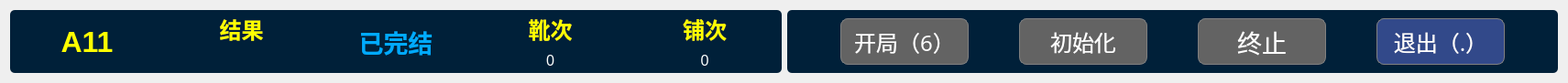
   <widget class="QWidget" name="layoutWidget">
    <property name="geometry">
     <rect>
      <x>20</x>
      <y>10</y>
      <width>1711</width>
      <height>81</height>
     </rect>
    </property>
    <layout class="QGridLayout" name="gridLayout">
     <property name="sizeConstraint">
      <enum>QLayout::SetMinAndMaxSize</enum>
     </property>
     <item row="0" column="1">
      <widget class="QGroupBox" name="groupBox_2">
       <property name="styleSheet">
        <string notr="true">border-radius:5px;
background-color: rgb(0,32, 57);
</string>
       </property>
       <property name="title">
        <string/>
       </property>
       <layout class="QGridLayout" name="gridLayout_2">
        <item row="0" column="2">
         <widget class="QPushButton" name="pu_end">
          <property name="enabled">
           <bool>false</bool>
          </property>
          <property name="maximumSize">
           <size>
            <width>140</width>
            <height>60</height>
           </size>
          </property>
          <property name="font">
           <font>
            <family>方正粗黑宋简体</family>
            <pointsize>20</pointsize>
           </font>
          </property>
          <property name="styleSheet">
           <string notr="true">QPushButton{color: rgb(255, 255, 255);background:rgb(50, 73, 138);border:1px solid grey; border-radius: 8px;}
QPushButton:hover{border-color:rgb(139,170,105)}
QPushButton:pressed{border-color:gray;background-color:rgb(54, 65, 97);}
QPushButton:disabled{border-color:gray;background-color: rgb(99, 99, 99);
}</string>
          </property>
          <property name="text">
           <string>终止</string>
          </property>
         </widget>
        </item>
        <item row="0" column="1">
         <widget class="QPushButton" name="pu_init">
          <property name="enabled">
           <bool>false</bool>
          </property>
          <property name="minimumSize">
           <size>
            <width>120</width>
            <height>51</height>
           </size>
          </property>
          <property name="maximumSize">
           <size>
            <width>140</width>
            <height>60</height>
           </size>
          </property>
          <property name="font">
           <font>
            <family>方正粗黑宋简体</family>
            <pointsize>18</pointsize>
            <weight>50</weight>
            <bold>false</bold>
           </font>
          </property>
          <property name="styleSheet">
           <string notr="true">QPushButton{color: rgb(255, 255, 255);background:rgb(50, 73, 138);border:1px solid grey; border-radius: 8px;}
QPushButton:hover{border-color:rgb(139,170,105)}
QPushButton:pressed{border-color:gray;background-color:rgb(54, 65, 97);}
QPushButton:disabled{border-color:gray;background-color: rgb(99, 99, 99);
}</string>
          </property>
          <property name="text">
           <string>初始化</string>
          </property>
         </widget>
        </item>
        <item row="0" column="0">
         <widget class="QPushButton" name="pu_start">
          <property name="enabled">
           <bool>false</bool>
          </property>
          <property name="minimumSize">
           <size>
            <width>120</width>
            <height>51</height>
           </size>
          </property>
          <property name="maximumSize">
           <size>
            <width>140</width>
            <height>60</height>
           </size>
          </property>
          <property name="font">
           <font>
            <family>方正粗黑宋简体</family>
            <pointsize>18</pointsize>
           </font>
          </property>
          <property name="styleSheet">
           <string notr="true">QPushButton{color: rgb(255, 255, 255);background:rgb(50, 73, 138);border:1px solid grey; border-radius: 8px;}
QPushButton:hover{border-color:rgb(139,170,105)}
QPushButton:pressed{border-color:gray;background-color:rgb(54, 65, 97);}
QPushButton:disabled{border-color:gray;background-color: rgb(99, 99, 99);
}</string>
          </property>
          <property name="text">
           <string>开局（6）</string>
          </property>
          <property name="shortcut">
           <string>6</string>
          </property>
          <property name="checkable">
           <bool>true</bool>
          </property>
          <property name="checked">
           <bool>false</bool>
          </property>
          <property name="autoRepeat">
           <bool>false</bool>
          </property>
         </widget>
        </item>
        <item row="0" column="3">
         <widget class="QPushButton" name="pu_exit">
          <property name="enabled">
           <bool>true</bool>
          </property>
          <property name="minimumSize">
           <size>
            <width>120</width>
            <height>51</height>
           </size>
          </property>
          <property name="maximumSize">
           <size>
            <width>140</width>
            <height>60</height>
           </size>
          </property>
          <property name="font">
           <font>
            <family>方正粗黑宋简体</family>
            <pointsize>18</pointsize>
            <weight>50</weight>
            <bold>false</bold>
           </font>
          </property>
          <property name="styleSheet">
           <string notr="true">QPushButton{color: rgb(255, 255, 255);background:rgb(50, 73, 138);border:1px solid grey; border-radius: 8px;}
QPushButton:hover{border-color:rgb(139,170,105)}
QPushButton:pressed{border-color:gray;background-color:rgb(54, 65, 97);}
QPushButton:disabled{border-color:gray;background-color: rgb(99, 99, 99);
}</string>
          </property>
          <property name="text">
           <string>退出（.）</string>
          </property>
          <property name="shortcut">
           <string>.</string>
          </property>
         </widget>
        </item>
       </layout>
      </widget>
     </item>
     <item row="0" column="0">
      <widget class="QGroupBox" name="groupBox">
       <property name="minimumSize">
        <size>
         <width>632</width>
         <height>69</height>
        </size>
       </property>
       <property name="palette">
        <palette>
         <active>
          <colorrole role="WindowText">
           <brush brushstyle="SolidPattern">
            <color alpha="255">
             <red>0</red>
             <green>0</green>
             <blue>0</blue>
            </color>
           </brush>
          </colorrole>
          <colorrole role="Button">
           <brush brushstyle="SolidPattern">
            <color alpha="255">
             <red>0</red>
             <green>32</green>
             <blue>57</blue>
            </color>
           </brush>
          </colorrole>
          <colorrole role="Light">
           <brush brushstyle="SolidPattern">
            <color alpha="255">
             <red>127</red>
             <green>170</green>
             <blue>255</blue>
            </color>
           </brush>
          </colorrole>
          <colorrole role="Midlight">
           <brush brushstyle="SolidPattern">
            <color alpha="255">
             <red>63</red>
             <green>127</green>
             <blue>255</blue>
            </color>
           </brush>
          </colorrole>
          <colorrole role="Dark">
           <brush brushstyle="SolidPattern">
            <color alpha="255">
             <red>0</red>
             <green>42</green>
             <blue>127</blue>
            </color>
           </brush>
          </colorrole>
          <colorrole role="Mid">
           <brush brushstyle="SolidPattern">
            <color alpha="255">
             <red>0</red>
             <green>56</green>
             <blue>170</blue>
            </color>
           </brush>
          </colorrole>
          <colorrole role="Text">
           <brush brushstyle="SolidPattern">
            <color alpha="255">
             <red>0</red>
             <green>0</green>
             <blue>0</blue>
            </color>
           </brush>
          </colorrole>
          <colorrole role="BrightText">
           <brush brushstyle="SolidPattern">
            <color alpha="255">
             <red>255</red>
             <green>255</green>
             <blue>255</blue>
            </color>
           </brush>
          </colorrole>
          <colorrole role="ButtonText">
           <brush brushstyle="SolidPattern">
            <color alpha="255">
             <red>0</red>
             <green>0</green>
             <blue>0</blue>
            </color>
           </brush>
          </colorrole>
          <colorrole role="Base">
           <brush brushstyle="SolidPattern">
            <color alpha="255">
             <red>0</red>
             <green>32</green>
             <blue>57</blue>
            </color>
           </brush>
          </colorrole>
          <colorrole role="Window">
           <brush brushstyle="SolidPattern">
            <color alpha="255">
             <red>0</red>
             <green>32</green>
             <blue>57</blue>
            </color>
           </brush>
          </colorrole>
          <colorrole role="Shadow">
           <brush brushstyle="SolidPattern">
            <color alpha="255">
             <red>0</red>
             <green>0</green>
             <blue>0</blue>
            </color>
           </brush>
          </colorrole>
          <colorrole role="AlternateBase">
           <brush brushstyle="SolidPattern">
            <color alpha="255">
             <red>127</red>
             <green>170</green>
             <blue>255</blue>
            </color>
           </brush>
          </colorrole>
          <colorrole role="ToolTipBase">
           <brush brushstyle="SolidPattern">
            <color alpha="255">
             <red>255</red>
             <green>255</green>
             <blue>220</blue>
            </color>
           </brush>
          </colorrole>
          <colorrole role="ToolTipText">
           <brush brushstyle="SolidPattern">
            <color alpha="255">
             <red>0</red>
             <green>0</green>
             <blue>0</blue>
            </color>
           </brush>
          </colorrole>
          <colorrole role="PlaceholderText">
           <brush brushstyle="SolidPattern">
            <color alpha="128">
             <red>0</red>
             <green>0</green>
             <blue>0</blue>
            </color>
           </brush>
          </colorrole>
         </active>
         <inactive>
          <colorrole role="WindowText">
           <brush brushstyle="SolidPattern">
            <color alpha="255">
             <red>0</red>
             <green>0</green>
             <blue>0</blue>
            </color>
           </brush>
          </colorrole>
          <colorrole role="Button">
           <brush brushstyle="SolidPattern">
            <color alpha="255">
             <red>0</red>
             <green>32</green>
             <blue>57</blue>
            </color>
           </brush>
          </colorrole>
          <colorrole role="Light">
           <brush brushstyle="SolidPattern">
            <color alpha="255">
             <red>127</red>
             <green>170</green>
             <blue>255</blue>
            </color>
           </brush>
          </colorrole>
          <colorrole role="Midlight">
           <brush brushstyle="SolidPattern">
            <color alpha="255">
             <red>63</red>
             <green>127</green>
             <blue>255</blue>
            </color>
           </brush>
          </colorrole>
          <colorrole role="Dark">
           <brush brushstyle="SolidPattern">
            <color alpha="255">
             <red>0</red>
             <green>42</green>
             <blue>127</blue>
            </color>
           </brush>
          </colorrole>
          <colorrole role="Mid">
           <brush brushstyle="SolidPattern">
            <color alpha="255">
             <red>0</red>
             <green>56</green>
             <blue>170</blue>
            </color>
           </brush>
          </colorrole>
          <colorrole role="Text">
           <brush brushstyle="SolidPattern">
            <color alpha="255">
             <red>0</red>
             <green>0</green>
             <blue>0</blue>
            </color>
           </brush>
          </colorrole>
          <colorrole role="BrightText">
           <brush brushstyle="SolidPattern">
            <color alpha="255">
             <red>255</red>
             <green>255</green>
             <blue>255</blue>
            </color>
           </brush>
          </colorrole>
          <colorrole role="ButtonText">
           <brush brushstyle="SolidPattern">
            <color alpha="255">
             <red>0</red>
             <green>0</green>
             <blue>0</blue>
            </color>
           </brush>
          </colorrole>
          <colorrole role="Base">
           <brush brushstyle="SolidPattern">
            <color alpha="255">
             <red>0</red>
             <green>32</green>
             <blue>57</blue>
            </color>
           </brush>
          </colorrole>
          <colorrole role="Window">
           <brush brushstyle="SolidPattern">
            <color alpha="255">
             <red>0</red>
             <green>32</green>
             <blue>57</blue>
            </color>
           </brush>
          </colorrole>
          <colorrole role="Shadow">
           <brush brushstyle="SolidPattern">
            <color alpha="255">
             <red>0</red>
             <green>0</green>
             <blue>0</blue>
            </color>
           </brush>
          </colorrole>
          <colorrole role="AlternateBase">
           <brush brushstyle="SolidPattern">
            <color alpha="255">
             <red>127</red>
             <green>170</green>
             <blue>255</blue>
            </color>
           </brush>
          </colorrole>
          <colorrole role="ToolTipBase">
           <brush brushstyle="SolidPattern">
            <color alpha="255">
             <red>255</red>
             <green>255</green>
             <blue>220</blue>
            </color>
           </brush>
          </colorrole>
          <colorrole role="ToolTipText">
           <brush brushstyle="SolidPattern">
            <color alpha="255">
             <red>0</red>
             <green>0</green>
             <blue>0</blue>
            </color>
           </brush>
          </colorrole>
          <colorrole role="PlaceholderText">
           <brush brushstyle="SolidPattern">
            <color alpha="128">
             <red>0</red>
             <green>0</green>
             <blue>0</blue>
            </color>
           </brush>
          </colorrole>
         </inactive>
         <disabled>
          <colorrole role="WindowText">
           <brush brushstyle="SolidPattern">
            <color alpha="255">
             <red>0</red>
             <green>42</green>
             <blue>127</blue>
            </color>
           </brush>
          </colorrole>
          <colorrole role="Button">
           <brush brushstyle="SolidPattern">
            <color alpha="255">
             <red>0</red>
             <green>32</green>
             <blue>57</blue>
            </color>
           </brush>
          </colorrole>
          <colorrole role="Light">
           <brush brushstyle="SolidPattern">
            <color alpha="255">
             <red>127</red>
             <green>170</green>
             <blue>255</blue>
            </color>
           </brush>
          </colorrole>
          <colorrole role="Midlight">
           <brush brushstyle="SolidPattern">
            <color alpha="255">
             <red>63</red>
             <green>127</green>
             <blue>255</blue>
            </color>
           </brush>
          </colorrole>
          <colorrole role="Dark">
           <brush brushstyle="SolidPattern">
            <color alpha="255">
             <red>0</red>
             <green>42</green>
             <blue>127</blue>
            </color>
           </brush>
          </colorrole>
          <colorrole role="Mid">
           <brush brushstyle="SolidPattern">
            <color alpha="255">
             <red>0</red>
             <green>56</green>
             <blue>170</blue>
            </color>
           </brush>
          </colorrole>
          <colorrole role="Text">
           <brush brushstyle="SolidPattern">
            <color alpha="255">
             <red>0</red>
             <green>42</green>
             <blue>127</blue>
            </color>
           </brush>
          </colorrole>
          <colorrole role="BrightText">
           <brush brushstyle="SolidPattern">
            <color alpha="255">
             <red>255</red>
             <green>255</green>
             <blue>255</blue>
            </color>
           </brush>
          </colorrole>
          <colorrole role="ButtonText">
           <brush brushstyle="SolidPattern">
            <color alpha="255">
             <red>0</red>
             <green>42</green>
             <blue>127</blue>
            </color>
           </brush>
          </colorrole>
          <colorrole role="Base">
           <brush brushstyle="SolidPattern">
            <color alpha="255">
             <red>0</red>
             <green>32</green>
             <blue>57</blue>
            </color>
           </brush>
          </colorrole>
          <colorrole role="Window">
           <brush brushstyle="SolidPattern">
            <color alpha="255">
             <red>0</red>
             <green>32</green>
             <blue>57</blue>
            </color>
           </brush>
          </colorrole>
          <colorrole role="Shadow">
           <brush brushstyle="SolidPattern">
            <color alpha="255">
             <red>0</red>
             <green>0</green>
             <blue>0</blue>
            </color>
           </brush>
          </colorrole>
          <colorrole role="AlternateBase">
           <brush brushstyle="SolidPattern">
            <color alpha="255">
             <red>0</red>
             <green>85</green>
             <blue>255</blue>
            </color>
           </brush>
          </colorrole>
          <colorrole role="ToolTipBase">
           <brush brushstyle="SolidPattern">
            <color alpha="255">
             <red>255</red>
             <green>255</green>
             <blue>220</blue>
            </color>
           </brush>
          </colorrole>
          <colorrole role="ToolTipText">
           <brush brushstyle="SolidPattern">
            <color alpha="255">
             <red>0</red>
             <green>0</green>
             <blue>0</blue>
            </color>
           </brush>
          </colorrole>
          <colorrole role="PlaceholderText">
           <brush brushstyle="SolidPattern">
            <color alpha="128">
             <red>0</red>
             <green>0</green>
             <blue>0</blue>
            </color>
           </brush>
          </colorrole>
         </disabled>
        </palette>
       </property>
       <property name="layoutDirection">
        <enum>Qt::LeftToRight</enum>
       </property>
       <property name="autoFillBackground">
        <bool>false</bool>
       </property>
       <property name="styleSheet">
        <string notr="true">border-radius:5px;
background-color: rgb(0,32, 57);
</string>
       </property>
       <property name="title">
        <string/>
       </property>
       <property name="alignment">
        <set>Qt::AlignCenter</set>
       </property>
       <layout class="QGridLayout" name="gridLayout_3">
        <property name="leftMargin">
         <number>3</number>
        </property>
        <property name="topMargin">
         <number>3</number>
        </property>
        <property name="rightMargin">
         <number>3</number>
        </property>
        <property name="bottomMargin">
         <number>3</number>
        </property>
        <item row="0" column="0">
         <widget class="QLabel" name="desk_num">
          <property name="maximumSize">
           <size>
            <width>16777215</width>
            <height>73</height>
           </size>
          </property>
          <property name="palette">
           <palette>
            <active>
             <colorrole role="WindowText">
              <brush brushstyle="SolidPattern">
               <color alpha="255">
                <red>255</red>
                <green>255</green>
                <blue>0</blue>
               </color>
              </brush>
             </colorrole>
             <colorrole role="Button">
              <brush brushstyle="SolidPattern">
               <color alpha="255">
                <red>0</red>
                <green>32</green>
                <blue>57</blue>
               </color>
              </brush>
             </colorrole>
             <colorrole role="Base">
              <brush brushstyle="SolidPattern">
               <color alpha="255">
                <red>0</red>
                <green>32</green>
                <blue>57</blue>
               </color>
              </brush>
             </colorrole>
             <colorrole role="Window">
              <brush brushstyle="SolidPattern">
               <color alpha="255">
                <red>0</red>
                <green>32</green>
                <blue>57</blue>
               </color>
              </brush>
             </colorrole>
            </active>
            <inactive>
             <colorrole role="WindowText">
              <brush brushstyle="SolidPattern">
               <color alpha="255">
                <red>255</red>
                <green>255</green>
                <blue>0</blue>
               </color>
              </brush>
             </colorrole>
             <colorrole role="Button">
              <brush brushstyle="SolidPattern">
               <color alpha="255">
                <red>0</red>
                <green>32</green>
                <blue>57</blue>
               </color>
              </brush>
             </colorrole>
             <colorrole role="Base">
              <brush brushstyle="SolidPattern">
               <color alpha="255">
                <red>0</red>
                <green>32</green>
                <blue>57</blue>
               </color>
              </brush>
             </colorrole>
             <colorrole role="Window">
              <brush brushstyle="SolidPattern">
               <color alpha="255">
                <red>0</red>
                <green>32</green>
                <blue>57</blue>
               </color>
              </brush>
             </colorrole>
            </inactive>
            <disabled>
             <colorrole role="WindowText">
              <brush brushstyle="SolidPattern">
               <color alpha="255">
                <red>0</red>
                <green>42</green>
                <blue>127</blue>
               </color>
              </brush>
             </colorrole>
             <colorrole role="Button">
              <brush brushstyle="SolidPattern">
               <color alpha="255">
                <red>0</red>
                <green>32</green>
                <blue>57</blue>
               </color>
              </brush>
             </colorrole>
             <colorrole role="Base">
              <brush brushstyle="SolidPattern">
               <color alpha="255">
                <red>0</red>
                <green>32</green>
                <blue>57</blue>
               </color>
              </brush>
             </colorrole>
             <colorrole role="Window">
              <brush brushstyle="SolidPattern">
               <color alpha="255">
                <red>0</red>
                <green>32</green>
                <blue>57</blue>
               </color>
              </brush>
             </colorrole>
            </disabled>
           </palette>
          </property>
          <property name="font">
           <font>
            <pointsize>24</pointsize>
            <weight>75</weight>
            <bold>true</bold>
           </font>
          </property>
          <property name="styleSheet">
           <string notr="true"/>
          </property>
          <property name="text">
           <string>A11</string>
          </property>
          <property name="alignment">
           <set>Qt::AlignCenter</set>
          </property>
          <property name="buddy">
           <cstring></cstring>
          </property>
         </widget>
        </item>
        <item row="0" column="1">
         <layout class="QVBoxLayout" name="verticalLayout">
          <item>
           <widget class="QLabel" name="label_11">
            <property name="palette">
             <palette>
              <active>
               <colorrole role="WindowText">
                <brush brushstyle="SolidPattern">
                 <color alpha="255">
                  <red>255</red>
                  <green>255</green>
                  <blue>0</blue>
                 </color>
                </brush>
               </colorrole>
               <colorrole role="Button">
                <brush brushstyle="SolidPattern">
                 <color alpha="255">
                  <red>0</red>
                  <green>32</green>
                  <blue>57</blue>
                 </color>
                </brush>
               </colorrole>
               <colorrole role="Base">
                <brush brushstyle="SolidPattern">
                 <color alpha="255">
                  <red>0</red>
                  <green>32</green>
                  <blue>57</blue>
                 </color>
                </brush>
               </colorrole>
               <colorrole role="Window">
                <brush brushstyle="SolidPattern">
                 <color alpha="255">
                  <red>0</red>
                  <green>32</green>
                  <blue>57</blue>
                 </color>
                </brush>
               </colorrole>
              </active>
              <inactive>
               <colorrole role="WindowText">
                <brush brushstyle="SolidPattern">
                 <color alpha="255">
                  <red>255</red>
                  <green>255</green>
                  <blue>0</blue>
                 </color>
                </brush>
               </colorrole>
               <colorrole role="Button">
                <brush brushstyle="SolidPattern">
                 <color alpha="255">
                  <red>0</red>
                  <green>32</green>
                  <blue>57</blue>
                 </color>
                </brush>
               </colorrole>
               <colorrole role="Base">
                <brush brushstyle="SolidPattern">
                 <color alpha="255">
                  <red>0</red>
                  <green>32</green>
                  <blue>57</blue>
                 </color>
                </brush>
               </colorrole>
               <colorrole role="Window">
                <brush brushstyle="SolidPattern">
                 <color alpha="255">
                  <red>0</red>
                  <green>32</green>
                  <blue>57</blue>
                 </color>
                </brush>
               </colorrole>
              </inactive>
              <disabled>
               <colorrole role="WindowText">
                <brush brushstyle="SolidPattern">
                 <color alpha="255">
                  <red>120</red>
                  <green>120</green>
                  <blue>120</blue>
                 </color>
                </brush>
               </colorrole>
               <colorrole role="Button">
                <brush brushstyle="SolidPattern">
                 <color alpha="255">
                  <red>0</red>
                  <green>32</green>
                  <blue>57</blue>
                 </color>
                </brush>
               </colorrole>
               <colorrole role="Base">
                <brush brushstyle="SolidPattern">
                 <color alpha="255">
                  <red>0</red>
                  <green>32</green>
                  <blue>57</blue>
                 </color>
                </brush>
               </colorrole>
               <colorrole role="Window">
                <brush brushstyle="SolidPattern">
                 <color alpha="255">
                  <red>0</red>
                  <green>32</green>
                  <blue>57</blue>
                 </color>
                </brush>
               </colorrole>
              </disabled>
             </palette>
            </property>
            <property name="font">
             <font>
              <pointsize>18</pointsize>
              <weight>75</weight>
              <bold>true</bold>
             </font>
            </property>
            <property name="text">
             <string>结果</string>
            </property>
            <property name="alignment">
             <set>Qt::AlignCenter</set>
            </property>
           </widget>
          </item>
          <item>
           <layout class="QHBoxLayout" name="horizontalLayout">
            <item>
             <widget class="QLabel" name="pu_result">
              <property name="font">
               <font>
                <pointsize>12</pointsize>
               </font>
              </property>
              <property name="styleSheet">
               <string notr="true">color: rgb(255, 255, 255);</string>
              </property>
              <property name="text">
               <string/>
              </property>
              <property name="alignment">
               <set>Qt::AlignCenter</set>
              </property>
             </widget>
            </item>
           </layout>
          </item>
         </layout>
        </item>
        <item row="0" column="3">
         <layout class="QVBoxLayout" name="verticalLayout_2">
          <item>
           <widget class="QLabel" name="label_5">
            <property name="font">
             <font>
              <pointsize>18</pointsize>
              <weight>75</weight>
              <bold>true</bold>
             </font>
            </property>
            <property name="styleSheet">
             <string notr="true">color: rgb(255, 255, 0);</string>
            </property>
            <property name="text">
             <string>靴次</string>
            </property>
            <property name="alignment">
             <set>Qt::AlignCenter</set>
            </property>
           </widget>
          </item>
          <item>
           <widget class="QLabel" name="xue_times">
            <property name="font">
             <font>
              <pointsize>12</pointsize>
             </font>
            </property>
            <property name="styleSheet">
             <string notr="true">color: rgb(255, 255, 255);</string>
            </property>
            <property name="lineWidth">
             <number>1</number>
            </property>
            <property name="text">
             <string>0</string>
            </property>
            <property name="alignment">
             <set>Qt::AlignCenter</set>
            </property>
           </widget>
          </item>
         </layout>
        </item>
        <item row="0" column="4">
         <layout class="QVBoxLayout" name="verticalLayout_3">
          <item>
           <widget class="QLabel" name="label_9">
            <property name="font">
             <font>
              <pointsize>18</pointsize>
              <weight>75</weight>
              <bold>true</bold>
             </font>
            </property>
            <property name="styleSheet">
             <string notr="true">color: rgb(255, 255, 0);</string>
            </property>
            <property name="text">
             <string>铺次</string>
            </property>
            <property name="alignment">
             <set>Qt::AlignCenter</set>
            </property>
           </widget>
          </item>
          <item>
           <widget class="QLabel" name="pu_times">
            <property name="font">
             <font>
              <pointsize>12</pointsize>
             </font>
            </property>
            <property name="styleSheet">
             <string notr="true">color: rgb(255, 255, 255);</string>
            </property>
            <property name="text">
             <string>0</string>
            </property>
            <property name="alignment">
             <set>Qt::AlignCenter</set>
            </property>
           </widget>
          </item>
         </layout>
        </item>
        <item row="0" column="2">
         <widget class="QLabel" name="opration_show">
          <property name="maximumSize">
           <size>
            <width>16777215</width>
            <height>73</height>
           </size>
          </property>
          <property name="font">
           <font>
            <pointsize>20</pointsize>
            <weight>75</weight>
            <bold>true</bold>
           </font>
          </property>
          <property name="styleSheet">
           <string notr="true">color: rgb(0, 170, 255);</string>
          </property>
          <property name="text">
           <string>已完结</string>
          </property>
          <property name="alignment">
           <set>Qt::AlignCenter</set>
          </property>
         </widget>
        </item>
       </layout>
      </widget>
     </item>
    </layout>
   </widget>
